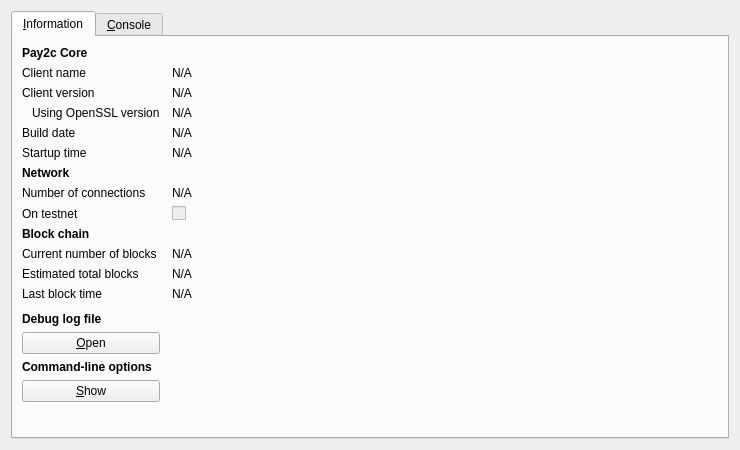
<?xml version="1.0" encoding="UTF-8"?>
<ui version="4.0">
 <class>RPCConsole</class>
 <widget class="QDialog" name="RPCConsole">
  <property name="geometry">
   <rect>
    <x>0</x>
    <y>0</y>
    <width>740</width>
    <height>450</height>
   </rect>
  </property>
  <property name="windowTitle">
   <string>Pay2c - Debug window</string>
  </property>
  <layout class="QVBoxLayout" name="verticalLayout_2">
   <item>
    <widget class="QTabWidget" name="tabWidget">
     <property name="currentIndex">
      <number>0</number>
     </property>
     <widget class="QWidget" name="tab_info">
      <attribute name="title">
       <string>&amp;Information</string>
      </attribute>
      <layout class="QGridLayout" name="gridLayout" columnstretch="0,1">
       <property name="horizontalSpacing">
        <number>12</number>
       </property>
       <item row="0" column="0">
        <widget class="QLabel" name="label_9">
         <property name="font">
          <font>
           <weight>75</weight>
           <bold>true</bold>
          </font>
         </property>
         <property name="text">
          <string>Pay2c Core</string>
         </property>
        </widget>
       </item>
       <item row="1" column="0">
        <widget class="QLabel" name="label_5">
         <property name="text">
          <string>Client name</string>
         </property>
        </widget>
       </item>
       <item row="1" column="1">
        <widget class="QLabel" name="clientName">
         <property name="cursor">
          <cursorShape>IBeamCursor</cursorShape>
         </property>
         <property name="text">
          <string>N/A</string>
         </property>
         <property name="textFormat">
          <enum>Qt::PlainText</enum>
         </property>
         <property name="textInteractionFlags">
          <set>Qt::LinksAccessibleByMouse|Qt::TextSelectableByKeyboard|Qt::TextSelectableByMouse</set>
         </property>
        </widget>
       </item>
       <item row="2" column="0">
        <widget class="QLabel" name="label_6">
         <property name="text">
          <string>Client version</string>
         </property>
        </widget>
       </item>
       <item row="2" column="1">
        <widget class="QLabel" name="clientVersion">
         <property name="cursor">
          <cursorShape>IBeamCursor</cursorShape>
         </property>
         <property name="text">
          <string>N/A</string>
         </property>
         <property name="textFormat">
          <enum>Qt::PlainText</enum>
         </property>
         <property name="textInteractionFlags">
          <set>Qt::LinksAccessibleByMouse|Qt::TextSelectableByKeyboard|Qt::TextSelectableByMouse</set>
         </property>
        </widget>
       </item>
       <item row="3" column="0">
        <widget class="QLabel" name="label_14">
         <property name="text">
          <string>Using OpenSSL version</string>
         </property>
         <property name="indent">
          <number>10</number>
         </property>
        </widget>
       </item>
       <item row="3" column="1">
        <widget class="QLabel" name="openSSLVersion">
         <property name="cursor">
          <cursorShape>IBeamCursor</cursorShape>
         </property>
         <property name="text">
          <string>N/A</string>
         </property>
         <property name="textFormat">
          <enum>Qt::PlainText</enum>
         </property>
         <property name="textInteractionFlags">
          <set>Qt::LinksAccessibleByMouse|Qt::TextSelectableByKeyboard|Qt::TextSelectableByMouse</set>
         </property>
        </widget>
       </item>
       <item row="4" column="0">
        <widget class="QLabel" name="label_12">
         <property name="text">
          <string>Build date</string>
         </property>
        </widget>
       </item>
       <item row="4" column="1">
        <widget class="QLabel" name="buildDate">
         <property name="cursor">
          <cursorShape>IBeamCursor</cursorShape>
         </property>
         <property name="text">
          <string>N/A</string>
         </property>
         <property name="textFormat">
          <enum>Qt::PlainText</enum>
         </property>
         <property name="textInteractionFlags">
          <set>Qt::LinksAccessibleByMouse|Qt::TextSelectableByKeyboard|Qt::TextSelectableByMouse</set>
         </property>
        </widget>
       </item>
       <item row="5" column="0">
        <widget class="QLabel" name="label_13">
         <property name="text">
          <string>Startup time</string>
         </property>
        </widget>
       </item>
       <item row="5" column="1">
        <widget class="QLabel" name="startupTime">
         <property name="cursor">
          <cursorShape>IBeamCursor</cursorShape>
         </property>
         <property name="text">
          <string>N/A</string>
         </property>
         <property name="textFormat">
          <enum>Qt::PlainText</enum>
         </property>
         <property name="textInteractionFlags">
          <set>Qt::LinksAccessibleByMouse|Qt::TextSelectableByKeyboard|Qt::TextSelectableByMouse</set>
         </property>
        </widget>
       </item>
       <item row="6" column="0">
        <widget class="QLabel" name="label_11">
         <property name="font">
          <font>
           <weight>75</weight>
           <bold>true</bold>
          </font>
         </property>
         <property name="text">
          <string>Network</string>
         </property>
        </widget>
       </item>
       <item row="7" column="0">
        <widget class="QLabel" name="label_7">
         <property name="text">
          <string>Number of connections</string>
         </property>
        </widget>
       </item>
       <item row="7" column="1">
        <widget class="QLabel" name="numberOfConnections">
         <property name="cursor">
          <cursorShape>IBeamCursor</cursorShape>
         </property>
         <property name="text">
          <string>N/A</string>
         </property>
         <property name="textFormat">
          <enum>Qt::PlainText</enum>
         </property>
         <property name="textInteractionFlags">
          <set>Qt::LinksAccessibleByMouse|Qt::TextSelectableByKeyboard|Qt::TextSelectableByMouse</set>
         </property>
        </widget>
       </item>
       <item row="8" column="0">
        <widget class="QLabel" name="label_8">
         <property name="text">
          <string>On testnet</string>
         </property>
        </widget>
       </item>
       <item row="8" column="1">
        <widget class="QCheckBox" name="isTestNet">
         <property name="enabled">
          <bool>false</bool>
         </property>
         <property name="text">
          <string/>
         </property>
        </widget>
       </item>
       <item row="9" column="0">
        <widget class="QLabel" name="label_10">
         <property name="font">
          <font>
           <weight>75</weight>
           <bold>true</bold>
          </font>
         </property>
         <property name="text">
          <string>Block chain</string>
         </property>
        </widget>
       </item>
       <item row="10" column="0">
        <widget class="QLabel" name="label_3">
         <property name="text">
          <string>Current number of blocks</string>
         </property>
        </widget>
       </item>
       <item row="10" column="1">
        <widget class="QLabel" name="numberOfBlocks">
         <property name="cursor">
          <cursorShape>IBeamCursor</cursorShape>
         </property>
         <property name="text">
          <string>N/A</string>
         </property>
         <property name="textFormat">
          <enum>Qt::PlainText</enum>
         </property>
         <property name="textInteractionFlags">
          <set>Qt::LinksAccessibleByMouse|Qt::TextSelectableByKeyboard|Qt::TextSelectableByMouse</set>
         </property>
        </widget>
       </item>
       <item row="11" column="0">
        <widget class="QLabel" name="label_4">
         <property name="text">
          <string>Estimated total blocks</string>
         </property>
        </widget>
       </item>
       <item row="11" column="1">
        <widget class="QLabel" name="totalBlocks">
         <property name="cursor">
          <cursorShape>IBeamCursor</cursorShape>
         </property>
         <property name="text">
          <string>N/A</string>
         </property>
         <property name="textFormat">
          <enum>Qt::PlainText</enum>
         </property>
         <property name="textInteractionFlags">
          <set>Qt::LinksAccessibleByMouse|Qt::TextSelectableByKeyboard|Qt::TextSelectableByMouse</set>
         </property>
        </widget>
       </item>
       <item row="12" column="0">
        <widget class="QLabel" name="label_2">
         <property name="text">
          <string>Last block time</string>
         </property>
        </widget>
       </item>
       <item row="12" column="1">
        <widget class="QLabel" name="lastBlockTime">
         <property name="cursor">
          <cursorShape>IBeamCursor</cursorShape>
         </property>
         <property name="text">
          <string>N/A</string>
         </property>
         <property name="textFormat">
          <enum>Qt::PlainText</enum>
         </property>
         <property name="textInteractionFlags">
          <set>Qt::LinksAccessibleByMouse|Qt::TextSelectableByKeyboard|Qt::TextSelectableByMouse</set>
         </property>
        </widget>
       </item>
       <item row="13" column="0">
        <spacer name="verticalSpacer_2">
         <property name="orientation">
          <enum>Qt::Vertical</enum>
         </property>
         <property name="sizeHint" stdset="0">
          <size>
           <width>20</width>
           <height>20</height>
          </size>
         </property>
        </spacer>
       </item>
       <item row="14" column="0">
        <widget class="QLabel" name="labelDebugLogfile">
         <property name="font">
          <font>
           <weight>75</weight>
           <bold>true</bold>
          </font>
         </property>
         <property name="text">
          <string>Debug log file</string>
         </property>
        </widget>
       </item>
       <item row="15" column="0">
        <widget class="QPushButton" name="openDebugLogfileButton">
         <property name="toolTip">
          <string>Open the Pay2c debug log file from the current data directory. This can take a few seconds for large log files.</string>
         </property>
         <property name="text">
          <string>&amp;Open</string>
         </property>
         <property name="autoDefault">
          <bool>false</bool>
         </property>
        </widget>
       </item>
       <item row="16" column="0">
        <widget class="QLabel" name="labelCLOptions">
         <property name="font">
          <font>
           <weight>75</weight>
           <bold>true</bold>
          </font>
         </property>
         <property name="text">
          <string>Command-line options</string>
         </property>
        </widget>
       </item>
       <item row="17" column="0">
        <widget class="QPushButton" name="showCLOptionsButton">
         <property name="toolTip">
          <string>Show the Pay2c-Qt help message to get a list with possible Pay2c command-line options.</string>
         </property>
         <property name="text">
          <string>&amp;Show</string>
         </property>
         <property name="autoDefault">
          <bool>false</bool>
         </property>
        </widget>
       </item>
       <item row="18" column="0">
        <spacer name="verticalSpacer">
         <property name="orientation">
          <enum>Qt::Vertical</enum>
         </property>
         <property name="sizeHint" stdset="0">
          <size>
           <width>20</width>
           <height>40</height>
          </size>
         </property>
        </spacer>
       </item>
      </layout>
     </widget>
     <widget class="QWidget" name="tab_console">
      <attribute name="title">
       <string>&amp;Console</string>
      </attribute>
      <layout class="QVBoxLayout" name="verticalLayout_3">
       <property name="spacing">
        <number>3</number>
       </property>
       <item>
        <widget class="QTextEdit" name="messagesWidget">
         <property name="minimumSize">
          <size>
           <width>0</width>
           <height>100</height>
          </size>
         </property>
         <property name="readOnly">
          <bool>true</bool>
         </property>
         <property name="tabKeyNavigation" stdset="0">
          <bool>false</bool>
         </property>
         <property name="columnCount" stdset="0">
          <number>2</number>
         </property>
        </widget>
       </item>
       <item>
        <layout class="QHBoxLayout" name="horizontalLayout">
         <property name="spacing">
          <number>3</number>
         </property>
         <item>
          <widget class="QLabel" name="label">
           <property name="text">
            <string notr="true">&gt;</string>
           </property>
          </widget>
         </item>
         <item>
          <widget class="QLineEdit" name="lineEdit"/>
         </item>
         <item>
          <widget class="QPushButton" name="clearButton">
           <property name="maximumSize">
            <size>
             <width>24</width>
             <height>24</height>
            </size>
           </property>
           <property name="toolTip">
            <string>Clear console</string>
           </property>
           <property name="text">
            <string/>
           </property>
           <property name="icon">
            <iconset resource="../bitcoin.qrc">
             <normaloff>:/icons/remove</normaloff>:/icons/remove</iconset>
           </property>
           <property name="shortcut">
            <string notr="true">Ctrl+L</string>
           </property>
           <property name="autoDefault">
            <bool>false</bool>
           </property>
          </widget>
         </item>
        </layout>
       </item>
      </layout>
     </widget>
    </widget>
   </item>
  </layout>
 </widget>
 <resources>
  <include location="../bitcoin.qrc"/>
 </resources>
 <connections/>
</ui>
